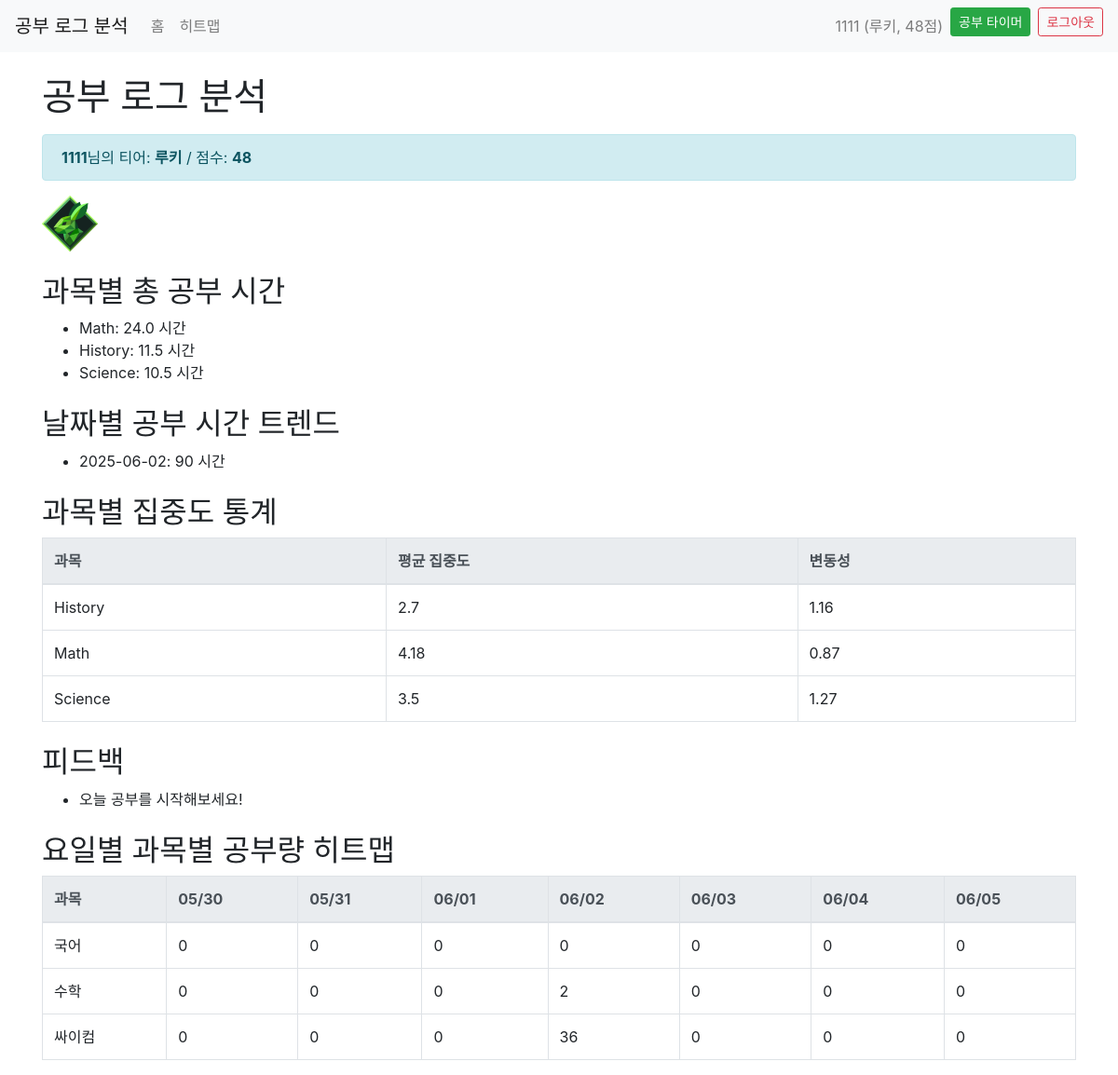
Screenshot of / (signed in) with the database file from the repository.
### app/models.py (models this page shows)
class User(UserMixin, db.Model):
    id = db.Column(db.Integer, primary_key=True)
    username = db.Column(db.String(80), unique=True, nullable=False)
    password = db.Column(db.String(200), nullable=False)
    score = db.Column(db.Integer, default=0)
    tier = db.Column(db.String(20), default='루키')

class StudyLog(db.Model):
    id = db.Column(db.Integer, primary_key=True)
    user_id = db.Column(db.Integer, db.ForeignKey('user.id'), nullable=False)
    start_time = db.Column(db.DateTime, nullable=False)
    end_time = db.Column(db.DateTime)
    user = db.relationship('User', backref=db.backref('study_logs', lazy=True))
    felt_minutes = db.Column(db.Integer)  # 체감시간(분)
    memo = db.Column(db.String(200))
    concentrate_rate = db.Column(db.Integer)  # 집중도(0~100)

### app/routes.py (the view)
@bp.route('/')
@login_required
def index():
    subject_summary, focus_stats, recent_feedback = generate_summary()
    heatmap_data = generate_heatmap_data()
    heatmap_days = []
    if heatmap_data and len(heatmap_data) > 0:
        heatmap_days = [
            'Monday', 'Tuesday', 'Wednesday', 'Thursday', 'Friday', 'Saturday', 'Sunday'
        ]
    seoul = pytz.timezone('Asia/Seoul')
    daily_trend = defaultdict(int)
    logs = StudyLog.query.filter(StudyLog.end_time != None).all()
    for log in logs:
        start = log.start_time
        end = log.end_time
        if start.tzinfo is None:
            start = seoul.localize(start)
        if end.tzinfo is None:
            end = seoul.localize(end)
        date_str = start.date().isoformat()
        minutes = int((end - start).total_seconds() // 60)
        daily_trend[date_str] += minutes
    daily_trend = dict(sorted(daily_trend.items()))
    feedback = generate_feedback()
    subject_heatmap, heatmap_days = generate_subject_heatmap()
    return render_template(
        'index.html',
        subject_summary=subject_summary,
        focus_stats=focus_stats,
        recent_feedback=feedback,
        heatmap_data=subject_heatmap,
        heatmap_days=heatmap_days,
        daily_trend=daily_trend
    )

### app/__init__.py (called while the page is built)
def create_app():
    app = Flask(__name__)
    app.config['SECRET_KEY'] = 'your_secret_key'
    basedir = os.path.abspath(os.path.dirname(__file__))
    db_path = os.path.join(basedir, 'site.db')
    app.config['SQLALCHEMY_DATABASE_URI'] = f"sqlite:///{db_path}"
    db.init_app(app)
    login_manager = LoginManager()
    login_manager.login_view = 'auth.login'
    login_manager.init_app(app)
    @login_manager.user_loader
    def load_user(user_id):
        return User.query.get(int(user_id))
    from .routes import bp
    app.register_blueprint(bp)
    from .auth import auth_bp
    app.register_blueprint(auth_bp)
    return app

### app/analysis.py (called while the page is built)
def generate_heatmap_data():
    import os
    csv_path = os.path.join(os.path.dirname(__file__), "study_log.csv")
    df = pd.read_csv(csv_path, parse_dates=["date"])
    df["study_time_hours"] = df["study_time_minutes"] / 60
    df["요일"] = df["date"].dt.day_name()
    pivot = df.pivot_table(index="subject", columns="요일", values="study_time_hours", aggfunc="sum").fillna(0)
    heatmap_data = []
    for subject in pivot.index:
        row = {"subject": subject, "values": [pivot.loc[subject, day] for day in pivot.columns]}
        heatmap_data.append(row)
    return heatmap_data

### app/routes.py (called while the page is built, shortened)
def generate_feedback():
    seoul = pytz.timezone('Asia/Seoul')
    now = datetime.now(seoul)
    today_start = now.replace(hour=0, minute=0, second=0, microsecond=0)
    today_logs = StudyLog.query.filter(
        StudyLog.user_id == current_user.id,
        StudyLog.start_time >= today_start,
        StudyLog.end_time != None
    ).all()
    today_minutes = 0
    feedback = []
    if today_minutes == 0:
        feedback.append("오늘 공부를 시작해보세요!")
    elif today_minutes < 60:
        feedback.append("조금 더 집중해보면 어떨까요?")
    else:
        feedback.append(f"오늘 {today_minutes}분 공부했습니다. 잘했어요!")
    return feedback

### app/templates/index.html (shortened to what this page needs)
<!DOCTYPE html>
<html lang="ko">
<head>
    <link rel="stylesheet" href="https://stackpath.bootstrapcdn.com/bootstrap/4.5.2/css/bootstrap.min.css">
</head>
<body>
    <nav class="navbar navbar-expand-lg navbar-light bg-light">
        <a class="navbar-brand" href="/">공부 로그 분석</a>
        <div class="collapse navbar-collapse">
            <ul class="navbar-nav mr-auto">
                <li class="nav-item">
                    <a class="nav-link" href="{{ url_for('main.index') }}">홈</a>
                </li>
                <li class="nav-item">
                    <a class="nav-link" href="{{ url_for('main.heatmap') }}">히트맵</a>
                </li>
            </ul>
            <ul class="navbar-nav ml-auto">
                {% if current_user.is_authenticated %}
                    <li class="nav-item">
                        <span class="navbar-text mr-2">{{ current_user.username }} ({{ current_user.tier }}, {{ current_user.score }}점)</span>
                    </li>
                    <li class="nav-item">
                        <a class="btn btn-success btn-sm mr-2" href="{{ url_for('main.study') }}">공부 타이머</a>
                    </li>
                    <li class="nav-item">
                        <a class="btn btn-outline-danger btn-sm" href="{{ url_for('auth.logout') }}">로그아웃</a>
                    </li>
                {% endif %}
            </ul>
        </div>
    </nav>
    <div class="container mt-4">
        <h1 class="mt-4 mb-3">공부 로그 분석</h1>
        {% if current_user.is_authenticated %}
            <div class="alert alert-info">
                <strong>{{ current_user.username }}</strong>님의 티어: <strong>{{ current_user.tier }}</strong> / 점수: <strong>{{ current_user.score }}</strong>
            </div>
<div>
    <img src="{{ url_for('static', filename='tier/' ~ tier_img.get(current_user.tier, 'rookie.png')) }}"
         alt="티어 이미지" style="height:60px;">
</div>
        {% endif %}
        <h2 class="mt-4">과목별 총 공부 시간</h2>
        <div id="subject-summary">
            {% if subject_summary %}
                <ul>
                {% for subject, hours in subject_summary.items() %}
                    <li>{{ subject }}: {{ hours|round(2) }} 시간</li>
                {% endfor %}
                </ul>
            {% else %}
                <p>데이터가 없습니다.</p>
            {% endif %}
        </div>
        <h2 class="mt-4">날짜별 공부 시간 트렌드</h2>
        <div id="daily-trend">
            {% if daily_trend and daily_trend|length > 0 %}
                <ul>
                {% for date, hours in daily_trend.items() %}
                    <li>{{ date }}: {{ hours|round(2) }} 시간</li>
                {% endfor %}
                </ul>
            {% else %}
                <p>데이터가 없습니다.</p>
            {% endif %}
        </div>
        <h2 class="mt-4">과목별 집중도 통계</h2>
        <div id="focus-stats">
            {% if focus_stats %}
                <table class="table table-bordered bg-white">
                    <thead class="thead-light">
                        <tr>
                            <th>과목</th>
                            <th>평균 집중도</th>
                            <th>변동성</th>
                        </tr>
                    </thead>
                    <tbody>
                        {% for subject, stats in focus_stats.items() %}
                        <tr>
                            <td>{{ subject }}</td>
                            <td>{{ stats['평균집중도']|round(2) }}</td>
                            <td>{{ stats['변동성']|round(2) }}</td>
                        </tr>
                        {% endfor %}
                    </tbody>
                </table>
            {% else %}
                <p>데이터가 없습니다.</p>
            {% endif %}
        </div>
        <h2 class="mt-4">피드백</h2>
        <div id="feedback">
            {% if recent_feedback %}
                <ul>
                {% for feedback in recent_feedback %}
                    <li>{{ feedback }}</li>
                {% endfor %}
                </ul>
            {% else %}
                <p>데이터가 없습니다.</p>
            {% endif %}
        </div>
        <h2 class="mt-4">요일별 과목별 공부량 히트맵</h2>
        <div id="heatmap">
            {% if heatmap_data %}
                <table class="table table-bordered bg-white">
                    <thead class="thead-light">
                        <tr>
                            <th>과목</th>
                            {% for day in heatmap_days %}
                                <th>{{ day }}</th>
                            {% endfor %}
                        </tr>
                    </thead>
                    <tbody>
                        {% for row in heatmap_data %}
                        <tr>
                            <td>{{ row.subject }}</td>
                            {% for value in row['values'] %}
                                <td>{{ value|round(2) }}</td>
                            {% endfor %}
                        </tr>
                        {% endfor %}
                    </tbody>
                </table>
            {% else %}
                <p>데이터가 없습니다.</p>
            {% endif %}
        </div>
    </div>
</body>
</html>

### rows the page displays
User: username "1111", tier "루키", score "48"
StudyLog: subject "국어", value "0" "0" "0" "0" "0" "0" "0"
StudyLog: subject "수학", value "0" "0" "0" "2" "0" "0" "0"
StudyLog: subject "싸이컴", value "0" "0" "0" "36" "0" "0" "0"

### other values shown
{{ subject }} "Math" "History" "Science"
{{ hours|round(2) }} "24.0" "11.5" "10.5"
{{ date }} "2025-06-02"
{{ hours|round(2) }} "90"
{{ subject }} "History" "Math" "Science"
{{ stats['평균집중도']|round(2) }} "2.7" "4.18" "3.5"
{{ stats['변동성']|round(2) }} "1.16" "0.87" "1.27"
{{ feedback }} "오늘 공부를 시작해보세요!"
{{ day }} "05/30" "05/31" "06/01" "06/02" "06/03" "06/04" "06/05"
